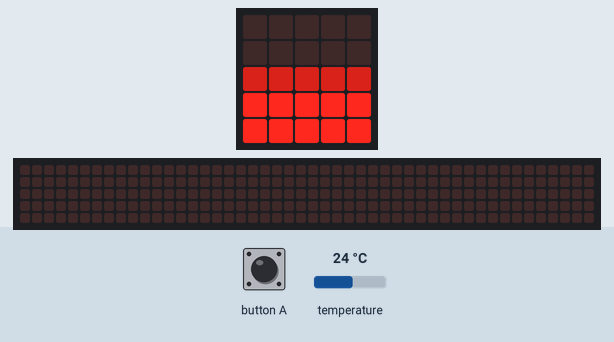
The program below on a simulated BBC micro:bit running MicroPython. Shown: the board's 5×5 LED display, a strip that is not on the board, showing the scrolling text unrolled. Inputs (shaded band) come from the test bench; at power-on: temperature 24 °C. Dim RGB values are drawn brighter than linear; the 48×5 strip is a reading aid, not a part: it shows the text the display is scrolling, unrolled, one strip-width of it at a time.

Above: at 1.2 s.
1.3 s: button A pressed for 0.15 s
At 1.37 s:
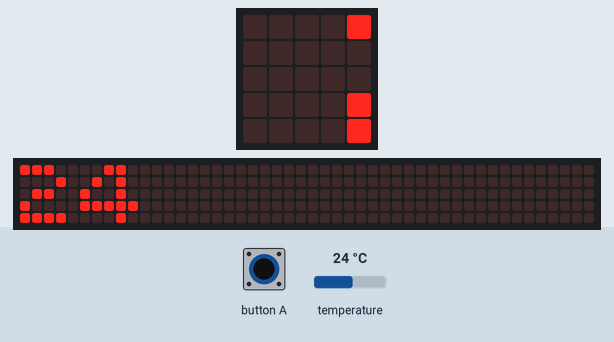
2.0 s: temperature set to 12 °C
At 4.2 s:
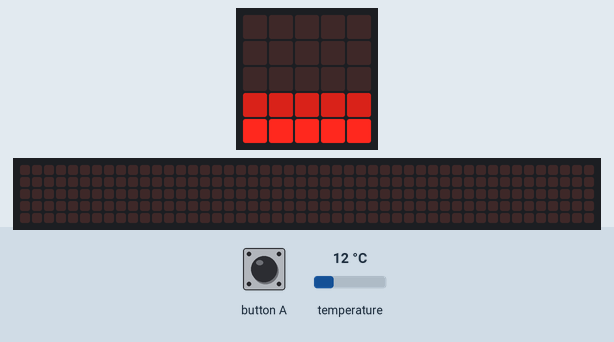
5.0 s: temperature set to 28 °C
At 5.9 s:
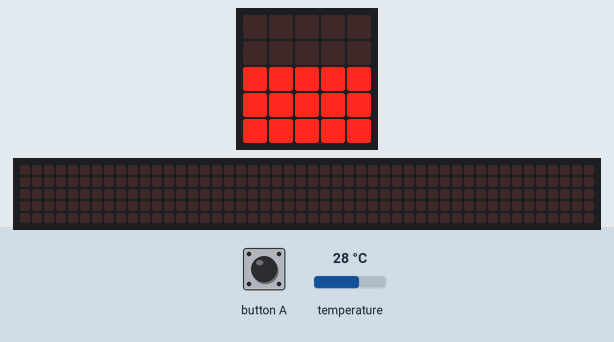
6.5 s: temperature set to 33 °C
At 7.0 s:
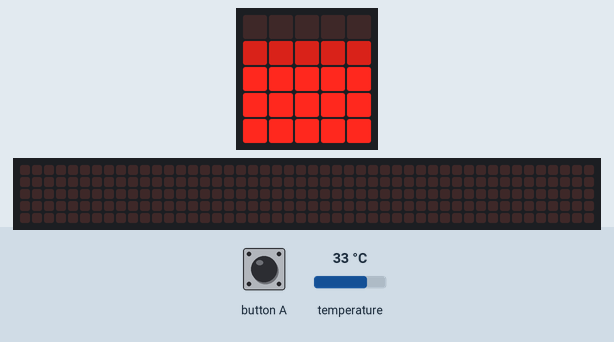
8.0 s: temperature set to 41 °C
At 9.2 s:
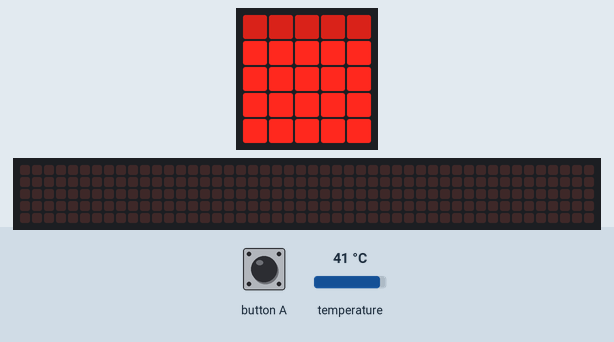
9.5 s: temperature set to 4 °C
At 10.5 s:
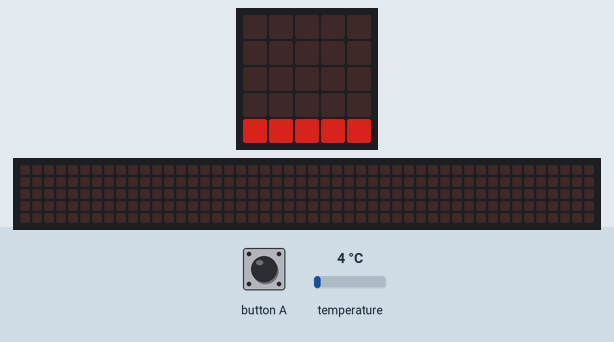
Timing chart, 0 to 12.0 s (numbered marks = the images above; inputs shaded):
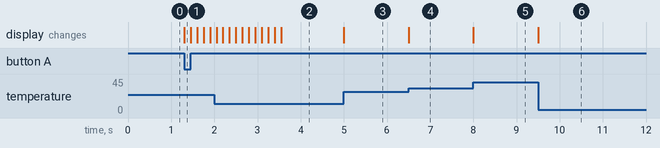

Measured:
- after the input at 1.3 s, the display: changes at once (image 1)
- after the input at 2.0 s, the display: first differs from a run without the input after 1.6 s (image 2)
- after the input at 5.0 s, the display: changes at once (image 3)
- after the input at 6.5 s, the display: changes at once (image 4)
- after the input at 8.0 s, the display: changes at once (image 5)
- after the input at 9.5 s, the display: changes at once (image 6)

The program:

thermometre.py
```python
# Add your Python code here. E.g.
from microbit import *

tempinit = 0

while True:
    temp = temperature()

    if button_a.is_pressed() :
        display.scroll(temp)

    if (tempinit+temp)<=5 :
        jauge = Image("00000:"
                      "00000:"
                      "00000:"
                      "00000:"
                      "55555")

    elif (tempinit+temp)>5 and (tempinit+temp)<=10 :
        jauge = Image("00000:"
                      "00000:"
                      "00000:"
                      "00000:"
                      "99999")

    elif (tempinit+temp)>10 and (tempinit+temp)<=15 :
        jauge = Image("00000:"
                      "00000:"
                      "00000:"
                      "55555:"
                      "99999")

    elif (tempinit+temp)>15 and (tempinit+temp)<=20 :
        jauge = Image("00000:"
                      "00000:"
                      "00000:"
                      "99999:"
                      "99999")

    elif (tempinit+temp)>20 and (tempinit+temp)<=25 :
        jauge = Image("00000:"
                      "00000:"
                      "55555:"
                      "99999:"
                      "99999")

    elif (tempinit+temp)>25 and (tempinit+temp)<=30 :
        jauge = Image("00000:"
                      "00000:"
                      "99999:"
                      "99999:"
                      "99999")

    elif (tempinit+temp)>30 and (tempinit+temp)<=35 :
        jauge = Image("00000:"
                      "55555:"
                      "99999:"
                      "99999:"
                      "99999")

    elif (tempinit+temp)>35 and (tempinit+temp)<=40 :
        jauge = Image("00000:"
                      "99999:"
                      "99999:"
                      "99999:"
                      "99999")

    elif (tempinit+temp)>40 and (tempinit+temp)<=45 :
        jauge = Image("55555:"
                      "99999:"
                      "99999:"
                      "99999:"
                      "99999")
    else :
        jauge = Image("99999:"
                      "99999:"
                      "99999:"
                      "99999:"
                       "99999")

    display.show(jauge)
```
